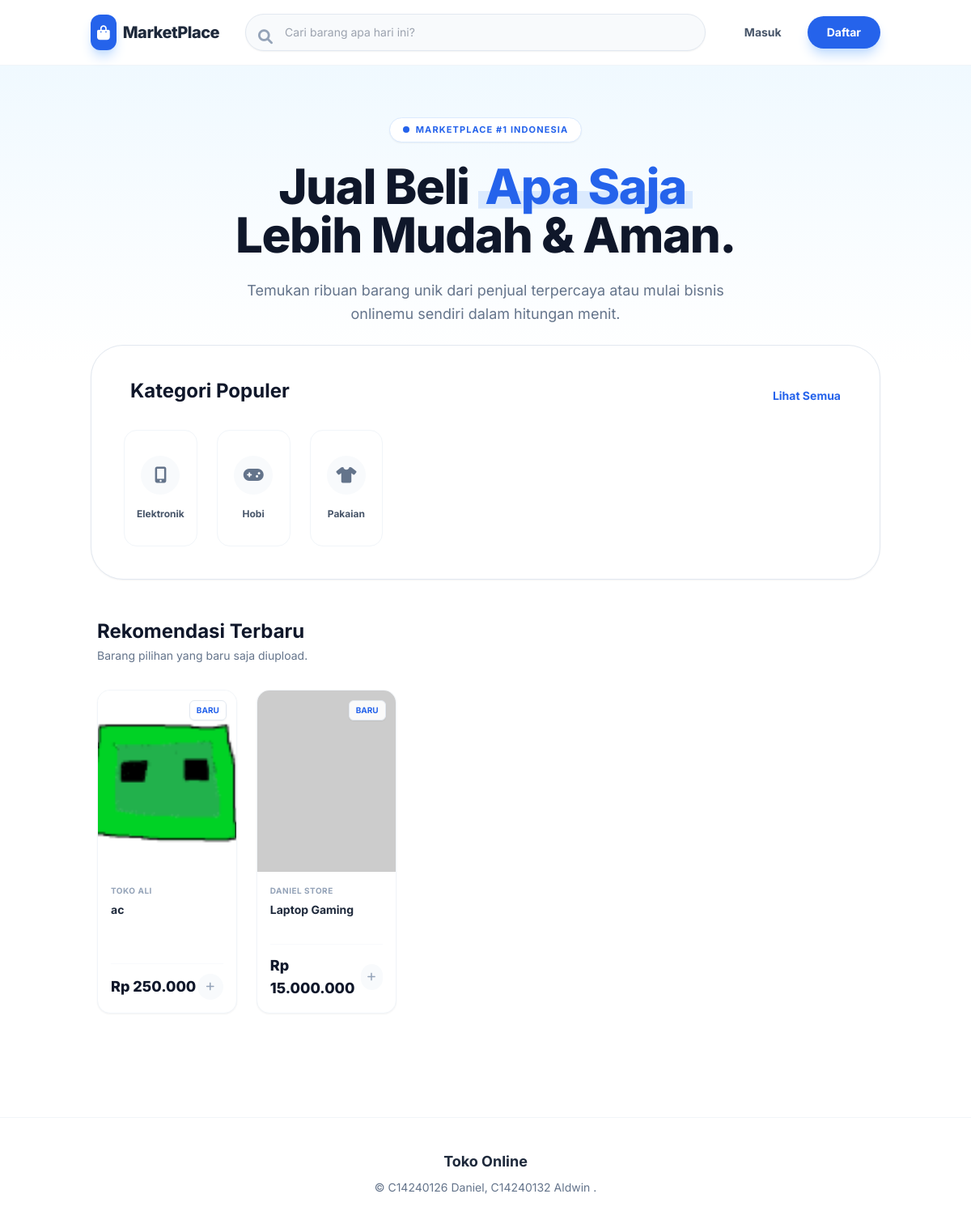
Before: / with the older database file.
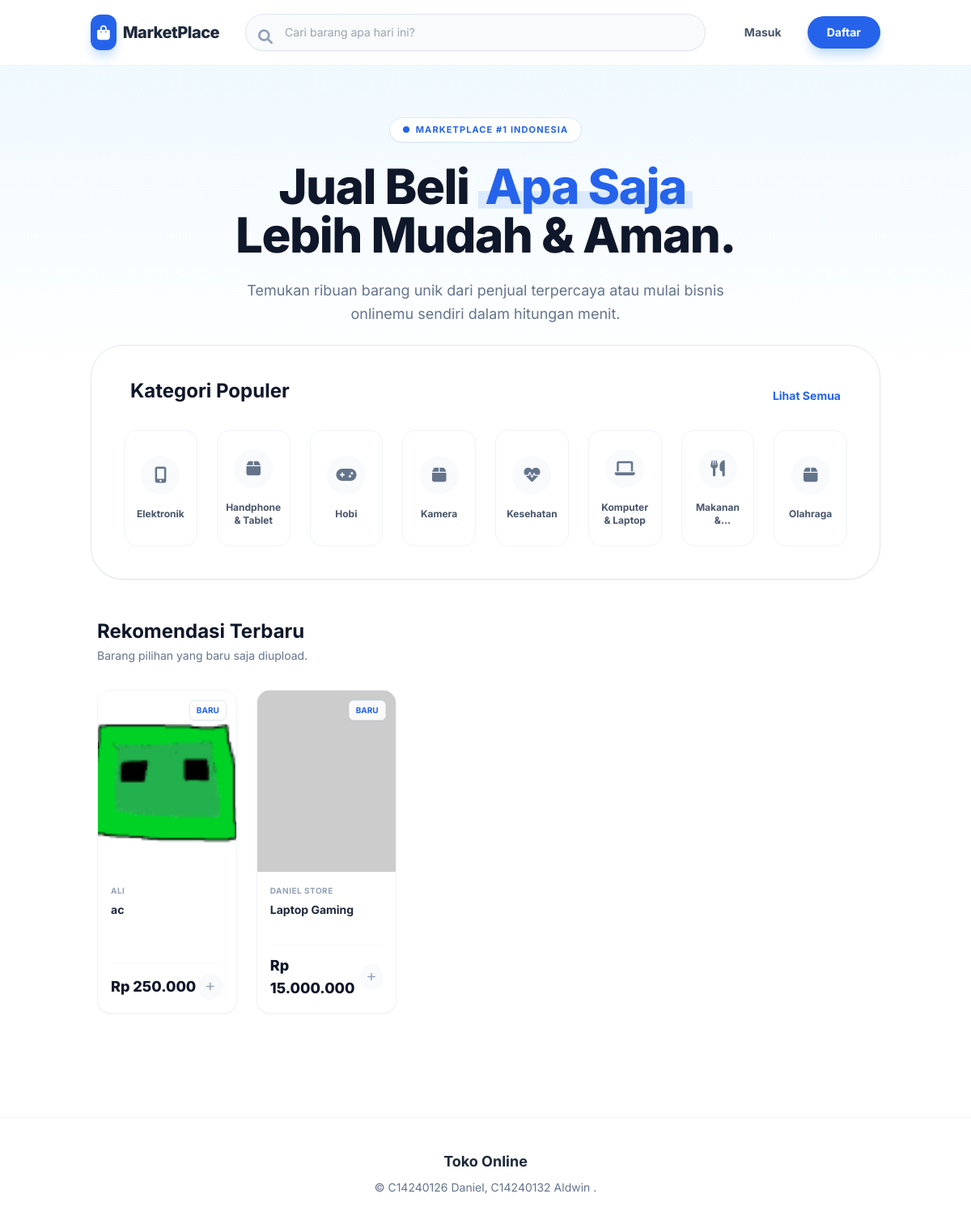
After: the same page with the newer database file.
### tables this page shows
CREATE TABLE `categories` (
    `id` int(11) NOT NULL,
    `nama_kategori` varchar(50) NOT NULL
  );

CREATE TABLE `products` (
    `id` int(11) NOT NULL,
    `shop_id` int(11) NOT NULL,
    `category_id` int(11) NOT NULL,
    `nama_produk` varchar(100) NOT NULL,
    `deskripsi` text DEFAULT NULL,
    `harga` decimal(10,2) NOT NULL,
    `stok` int(11) NOT NULL,
    `gambar` varchar(255) DEFAULT NULL,
    `created_at` timestamp NOT NULL DEFAULT current_timestamp()
  );

CREATE TABLE `shops` (
    `id` int(11) NOT NULL,
    `user_id` int(11) NOT NULL,
    `nama_toko` varchar(100) NOT NULL,
    `deskripsi_toko` text DEFAULT NULL,
    `alamat_toko` text DEFAULT NULL,
    `created_at` timestamp NOT NULL DEFAULT current_timestamp()
  );

### index.php (the view, shortened to what this page needs)
<?php
$is_logged_in = false;
$role = 'guest';
$nama = 'Pengunjung';
$has_shop = false;
$database = new Database();
$db = $database->getConnection();
$query_produk = "SELECT p.*, s.nama_toko FROM products p JOIN shops s ON p.shop_id = s.id ORDER BY p.created_at DESC LIMIT 12";
$stmt_produk = $db->prepare($query_produk);
$stmt_produk->execute();
$products = $stmt_produk->fetchAll(PDO::FETCH_ASSOC);
$query_kategori = "SELECT * FROM categories ORDER BY nama_kategori ASC LIMIT 8";
$stmt_kategori = $db->prepare($query_kategori);
$stmt_kategori->execute();
$categories = $stmt_kategori->fetchAll(PDO::FETCH_ASSOC);
function getCategoryIcon($name) {
    $name = strtolower($name);
    if(strpos($name, 'elektronik') !== false) return 'fa-mobile-alt';
    if(strpos($name, 'pakaian') !== false || strpos($name, 'fashion') !== false) return 'fa-tshirt';
    if(strpos($name, 'hobi') !== false) return 'fa-gamepad';
    if(strpos($name, 'makanan') !== false) return 'fa-utensils';
    if(strpos($name, 'kesehatan') !== false) return 'fa-heartbeat';
    if(strpos($name, 'komputer') !== false) return 'fa-laptop';
    return 'fa-box';
}
?>
<!DOCTYPE html>
<html lang="id">
<head>
    <script src="https://cdn.tailwindcss.com"></script>
    <link rel="stylesheet" href="https://cdnjs.cloudflare.com/ajax/libs/font-awesome/6.0.0/css/all.min.css">
</head>
<body class="text-slate-800">
    <nav class="bg-white sticky top-0 z-50 border-b border-slate-100">
        <div class="container mx-auto px-4 sm:px-6 h-20 flex items-center justify-between gap-4">
            <a href="index.php" class="flex items-center gap-2 flex-shrink-0">
                <div class="bg-blue-600 text-white p-2 rounded-xl shadow-lg shadow-blue-200">
                    <i class="fas fa-shopping-bag text-lg"></i>
                </div>
                <span class="text-xl font-extrabold text-slate-800 tracking-tight hidden md:block">MarketPlace</span>
            </a>
            <div class="flex-1 max-w-2xl mx-4">
                <form action="views/browse.php" method="GET" class="relative group">
                    <input type="text" name="search"
                           class="w-full border border-slate-200 bg-slate-50 rounded-full py-3 pl-12 pr-6 text-sm focus:outline-none focus:border-blue-500 focus:ring-2 focus:ring-blue-100 focus:bg-white transition-all shadow-sm"
                           placeholder="Cari barang apa hari ini?">
                    <i class="fas fa-search absolute left-4 top-3.5 text-slate-400 group-focus-within:text-blue-500 transition text-lg"></i>
                </form>
            </div>
            <div class="flex items-center gap-4 flex-shrink-0">
                <?php if ($is_logged_in): ?>
                    <a href="#" class="text-slate-500 hover:text-blue-600 p-2 relative transition">
                        <a href="views/cart.php" class="text-slate-500 hover:text-blue-600 p-2 relative transition">
                        <i class="fas fa-shopping-cart text-xl"></i>
                        <span class="absolute -top-1 -right-1 bg-red-500 text-white text-[10px] font-bold w-5 h-5 flex items-center justify-center rounded-full border-2 border-white">0</span>
                    </a>
                    <div class="h-8 w-px bg-slate-200 hidden md:block"></div>
                    <div class="relative">
                        <button id="navProfileTrigger" class="flex items-center gap-2 hover:bg-slate-50 p-1 pr-3 rounded-full transition border border-transparent hover:border-slate-200">
                            <div class="w-9 h-9 rounded-full bg-blue-100 text-blue-600 flex items-center justify-center font-bold text-sm border-2 border-white shadow-sm">
                                <?php echo strtoupper(substr($nama, 0, 1)); ?>
                            </div>
                            <span class="text-sm font-semibold text-slate-700 hidden md:block max-w-[100px] truncate"><?php echo htmlspecialchars($nama); ?></span>
                            <i class="fas fa-chevron-down text-xs text-slate-400 ml-1 transition-transform duration-200" id="navChevron"></i>
                        </button>
                        <div id="navProfileDropdown" class="hidden absolute right-0 mt-3 w-64 bg-white rounded-2xl shadow-xl border border-slate-100 overflow-hidden z-50 origin-top-right ring-1 ring-black/5">
                            <div class="p-5 bg-slate-50 border-b border-slate-100 flex items-center gap-3">
                                <div class="w-10 h-10 rounded-full bg-blue-600 text-white flex items-center justify-center text-lg shadow-md"><i class="fas fa-user"></i></div>
                                <div>
                                    <p class="font-bold text-slate-800 text-sm"><?php echo htmlspecialchars($nama); ?></p>
                                    <p class="text-xs text-slate-500 capitalize"><?php echo ($role === 'admin') ? 'Admin' : 'User'; ?></p>
                                </div>
                            </div>
                            <div class="p-2 space-y-1">
                                <?php if($has_shop): ?>
                                    <a href="views/manage_products.php" class="flex items-center gap-3 px-4 py-2.5 text-sm text-slate-600 hover:bg-blue-50 hover:text-blue-600 rounded-xl transition font-medium"><i class="fas fa-store w-5"></i> Toko Saya</a>
                                <?php elseif($role != 'admin'): ?>
                                    <a href="views/create_shop.php" class="flex items-center gap-3 px-4 py-2.5 text-sm text-slate-600 hover:bg-blue-50 hover:text-blue-600 rounded-xl transition font-medium"><i class="fas fa-store w-5"></i> Buka Toko Gratis</a>
                                <?php endif; ?>
                                <a href="views/settings.php" class="flex items-center gap-3 px-4 py-2.5 text-sm text-slate-600 hover:bg-blue-50 hover:text-blue-600 rounded-xl transition font-medium"><i class="fas fa-cog w-5"></i> Pengaturan</a>
                                <div class="h-px bg-slate-100 my-1 mx-2"></div>
                                <a href="logout.php" class="flex items-center gap-3 px-4 py-2.5 text-sm text-red-600 hover:bg-red-50 rounded-xl transition font-medium"><i class="fas fa-sign-out-alt w-5"></i> Keluar</a>
                            </div>
                        </div>
                    </div>
                <?php else: ?>
                    <a href="views/login.php" class="text-slate-600 hover:text-blue-600 font-bold text-sm px-4 py-2 transition">Masuk</a>
                    <a href="views/register.php" class="bg-blue-600 hover:bg-blue-700 text-white font-bold py-2.5 px-6 rounded-full text-sm transition shadow-lg shadow-blue-200">Daftar</a>
                <?php endif; ?>
            </div>
        </div>
    </nav>
    <div class="bg-hero-gradient pt-16 pb-12 px-4">
        <div class="text-center max-w-4xl mx-auto">
            <div class="inline-flex items-center gap-2 py-1.5 px-4 rounded-full bg-white text-blue-600 text-[11px] font-bold uppercase tracking-widest mb-6 border border-blue-100 shadow-sm animate-enter">
                <span class="w-2 h-2 rounded-full bg-blue-600 animate-pulse"></span> Marketplace #1 Indonesia
            </div>
            <h1 class="text-4xl md:text-6xl font-extrabold text-slate-900 tracking-tight mb-6 leading-tight animate-enter" style="animation-delay: 0.1s">
                Jual Beli <span class="text-blue-600 hero-text-highlight px-2">Apa Saja</span> <br class="hidden md:block">
                Lebih Mudah & Aman.
            </h1>
            <p class="text-slate-500 text-lg max-w-2xl mx-auto leading-relaxed animate-enter" style="animation-delay: 0.2s">
                Temukan ribuan barang unik dari penjual terpercaya atau mulai bisnis onlinemu sendiri dalam hitungan menit.
            </p>
        </div>
    </div>
    <div class="container mx-auto px-4 sm:px-6 pb-20 -mt-6 relative z-10">
        <div class="bg-white border border-slate-200 rounded-[2.5rem] p-8 md:p-10 mb-12 shadow-sm animate-enter" style="animation-delay: 0.3s">
            <div class="flex justify-between items-end mb-8 px-2">
                <h2 class="text-2xl font-bold text-slate-900">Kategori Populer</h2>
                <a href="views/browse.php" class="text-blue-600 text-sm font-bold hover:underline">Lihat Semua</a>
            </div>
            <div class="grid grid-cols-2 md:grid-cols-4 lg:grid-cols-8 gap-4 md:gap-6">
                <?php foreach($categories as $cat): ?>
                    <a href="views/browse.php?category=<?php echo $cat['id']; ?>" class="group flex flex-col items-center justify-center gap-4 p-4 rounded-2xl border border-slate-100 hover:border-blue-400 hover:shadow-lg hover:-translate-y-1 transition duration-300 cursor-pointer bg-white h-36">
                        <div class="w-12 h-12 rounded-full bg-slate-50 text-slate-500 flex items-center justify-center text-xl group-hover:bg-blue-50 group-hover:text-blue-600 transition duration-300">
                            <i class="fas <?php echo getCategoryIcon($cat['nama_kategori']); ?>"></i>
                        </div>
                        <span class="text-xs font-bold text-slate-600 group-hover:text-blue-600 text-center line-clamp-2 transition">
                            <?php echo htmlspecialchars($cat['nama_kategori']); ?>
                        </span>
                    </a>
                <?php endforeach; ?>
            </div>
        </div>
        <div class="px-2 animate-enter" style="animation-delay: 0.4s">
            <div class="flex justify-between items-end mb-8">
                <div>
                    <h2 class="text-2xl font-bold text-slate-900">Rekomendasi Terbaru</h2>
                    <p class="text-slate-500 mt-1 text-sm">Barang pilihan yang baru saja diupload.</p>
                </div>
            </div>
            <?php if (count($products) > 0): ?>
                <div class="grid grid-cols-2 md:grid-cols-4 lg:grid-cols-5 gap-6">
                    <?php foreach($products as $prod): ?>
                        <div class="bg-white rounded-2xl shadow-sm border border-slate-100 overflow-hidden hover:shadow-xl hover:-translate-y-1 transition duration-300 group cursor-pointer flex flex-col h-full" onclick="addToCart(<?php echo $prod['id']; ?>)">
                            <div class="h-56 bg-slate-50 relative overflow-hidden">
                                <img src="<?php echo $prod['gambar'] ? 'assets/images/'.$prod['gambar'] : 'https://via.placeholder.com/300?text=No+Image'; ?>"
                                     class="w-full h-full object-cover group-hover:scale-105 transition duration-500">
                                <?php if(strtotime($prod['created_at']) > strtotime('-7 days')): ?>
                                <div class="absolute top-3 right-3 bg-white/90 backdrop-blur-sm px-2 py-1 rounded-md text-[10px] font-bold text-blue-600 shadow-sm border border-slate-200">
                                    BARU
                                </div>
                                <?php endif; ?>
                            </div>
                            <div class="p-4 flex flex-col flex-grow">
                                <div class="text-[10px] text-slate-400 font-bold uppercase tracking-wider mb-1.5">
                                    <?php echo htmlspecialchars($prod['nama_toko']); ?>
                                </div>
                                <h3 class="font-bold text-slate-800 text-sm line-clamp-2 mb-3 group-hover:text-blue-600 transition h-10 leading-snug">
                                    <?php echo htmlspecialchars($prod['nama_produk']); ?>
                                </h3>
                                <div class="flex items-center justify-between mt-auto pt-3 border-t border-slate-50">
                                    <p class="text-slate-900 font-extrabold text-lg">Rp <?php echo number_format($prod['harga'], 0, ',', '.'); ?></p>
                                    <div class="w-8 h-8 rounded-full bg-slate-50 flex items-center justify-center text-slate-400 group-hover:bg-blue-600 group-hover:text-white transition">
                                        <i class="fas fa-plus text-xs"></i>
                                    </div>
                                </div>
                            </div>
                        </div>
                    <?php endforeach; ?>
                </div>
            <?php endif; ?>
        </div>
    </div>
    <footer class="bg-white border-t border-slate-100 py-10 mt-12">
        <div class="container mx-auto px-6 text-center">
            <p class="font-bold text-slate-800 text-lg mb-2">Toko Online</p>
            <p class="text-slate-500 text-sm">&copy; C14240126 Daniel, C14240132 Aldwin .</p>
        </div>
    </footer>
</body>
</html>

### index.php (style rules this page uses)
body { font-family: 'Inter', sans-serif; background-color: #ffffff; }
.hero-text-highlight { background: linear-gradient(120deg, #dbeafe 0%, #dbeafe 100%); background-repeat: no-repeat; background-size: 100% 30%; background-position: 0 85%; }
.bg-hero-gradient { background: linear-gradient(180deg, #f0f9ff 0%, #ffffff 100%); }

Changed rows visible on the page:
no longer on this page (row unchanged): categories: nama_kategori "Pakaian"
added categories: nama_kategori "Handphone & Tablet"
added categories: nama_kategori "Kamera"
added categories: nama_kategori "Kesehatan"
added categories: nama_kategori "Komputer & Laptop"
added categories: nama_kategori "Makanan…"
added categories: nama_kategori "Olahraga"
changed through a linked row, products "ac": shop.nama_toko "TOKO ALI" → "ALI"
